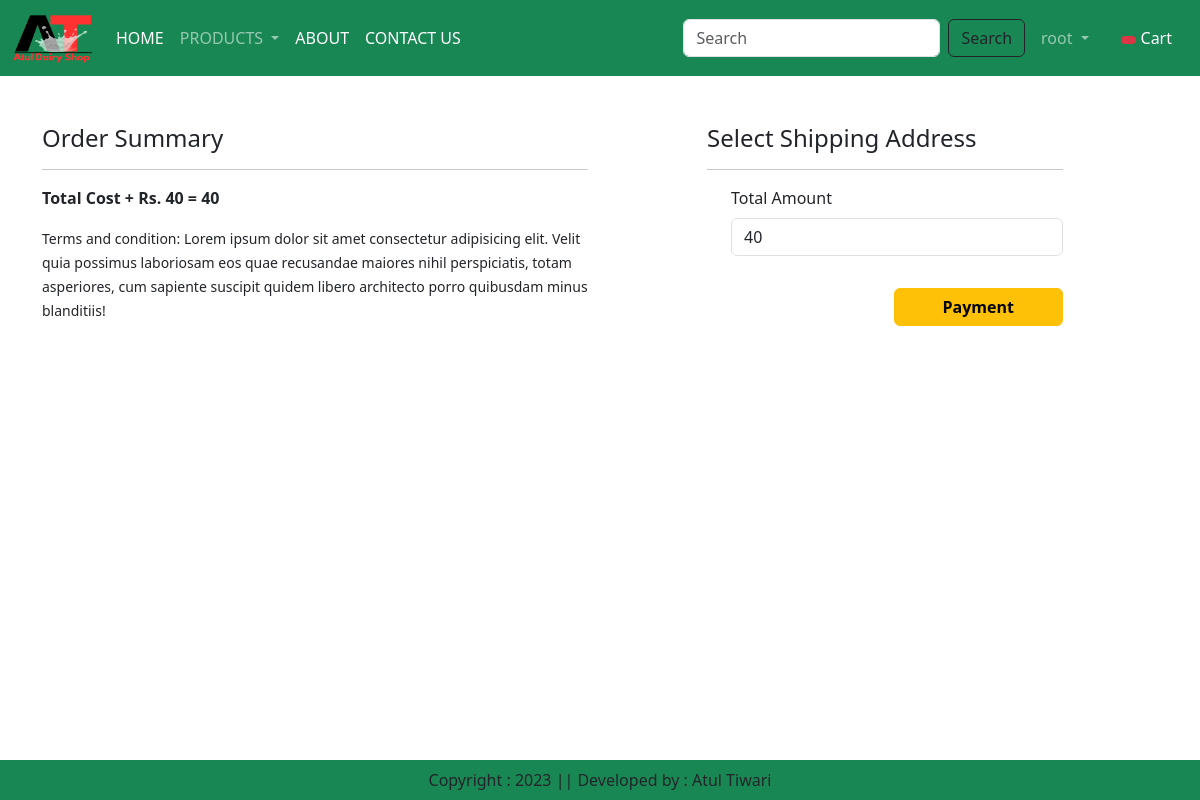
The app's page /checkout/ (signed in), older data.
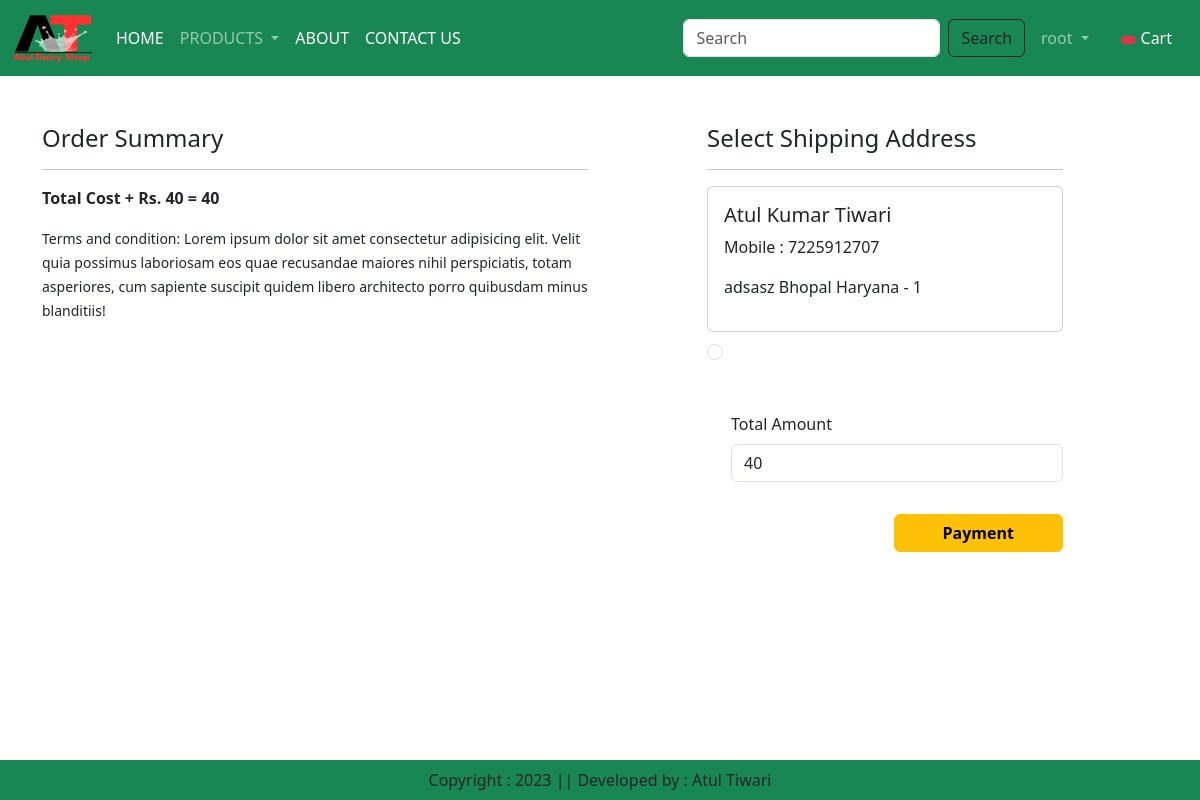
The same page, newer data.
### app/models.py (models this page shows, shortened)
class Customer(models.Model):
    user = models.ForeignKey(User,on_delete=models.CASCADE)
    name = models.CharField(max_length=200)
    locality = models.CharField(max_length=200)
    city = models.CharField(max_length=50)
    mobile = models.IntegerField(default=0)
    zipcode = models.IntegerField()
    state = models.CharField(choices=STATE_CHOICES,max_length=100)

### app/views.py (the view, shortened to what this page needs)
# urls.py: path('checkout/', views.checkout.as_view(), name='checkout'),
@method_decorator(login_required,name='dispatch')
class checkout(View):
    def get(self,request):
        totalitem = 0
        if request.user.is_authenticated:
            totalitem = len(Cart.objects.filter(user=request.user))
        user=request.user
        add=Customer.objects.filter(user=user)
        cart_items=Cart.objects.filter(user=user)
        famount = 0
        for p in cart_items:
            value = p.quantity * p.product.discounted_price
            famount = famount+value
        totalamount=famount + 40
        razoramount = int(totalamount * 100)
        client = razorpay.Client(auth=(settings.RAZOR_KEY_ID, settings.RAZOR_KEY_SECRET))
        data = {"amount": razoramount, "currency": "INR", "receipt": "order_rcptid_12"}
        payment_response = client.order.create(data=data)
        print(payment_response)
        order_id = payment_response['id']
        order_status = payment_response['status']
        return render(request, 'app/checkout.html',locals())

### app/templates/app/checkout.html (shortened to what this page needs)
{% extends 'app/base.html' %}
{% load static %}
{% block main-content %}
    <div class="container">
        <div class="row mt-5">
            <div class="col-sm-6">
                <h4>Order Summary</h4>
                <hr>
                <p class="fw-bold">Total Cost + Rs. 40 = {{totalamount}}</p>
                <small>Terms and condition: Lorem ipsum dolor sit amet consectetur adipisicing elit. Velit quia possimus laboriosam eos quae recusandae maiores nihil perspiciatis, totam asperiores, cum sapiente suscipit quidem libero architecto porro quibusdam minus blanditiis!</small>
            </div>
            <div class="col-sm-4 offset-sm-1">
                <h4>Select Shipping Address</h4>
                <hr>
                <form method="post" id="myform">
                    {% for ad in add %}
                        <div class="card">
                            <div class="card-body">
                                <h5>{{ad.name}}</h5>
                                <p>Mobile : {{ad.mobile}}</p>
                                <p>{{ad.locality}} {{ad.city}} {{ad.state}} - {{ad.zipcode}}</p>
                            </div>
                        </div>
                        <div class="form-check mt-2 mb-5">
                            <input class="form-check-input" type="radio" name="custid" id="custid{{forloop.counter}}" value="{{ad.id}}">
                        </div>
                    {% endfor %}
                    <div class="form-check mb-3">
                        <label for="totalamount" class="form-label">Total Amount</label>
                        <input type="number" class="form-control" name="totalamount" value={{totalamount}} readonly>
                    </div>
                    <div class="text-end">
                        <button id="rzp-button1" type="submit" class="btn btn-warning mt-3 px-5 fw-bold">Payment</button>
                    </div>
                </form>
                <br><br><br>
            </div>
       </div>
    </div>
{% endblock main-content %}

Row changes from the older to the newer data that the page shows:
added Customer: name "Atul Kumar Tiwari", mobile "7225912707", locality "adsasz", city "Bhopal", state "Haryana", zipcode "1"
